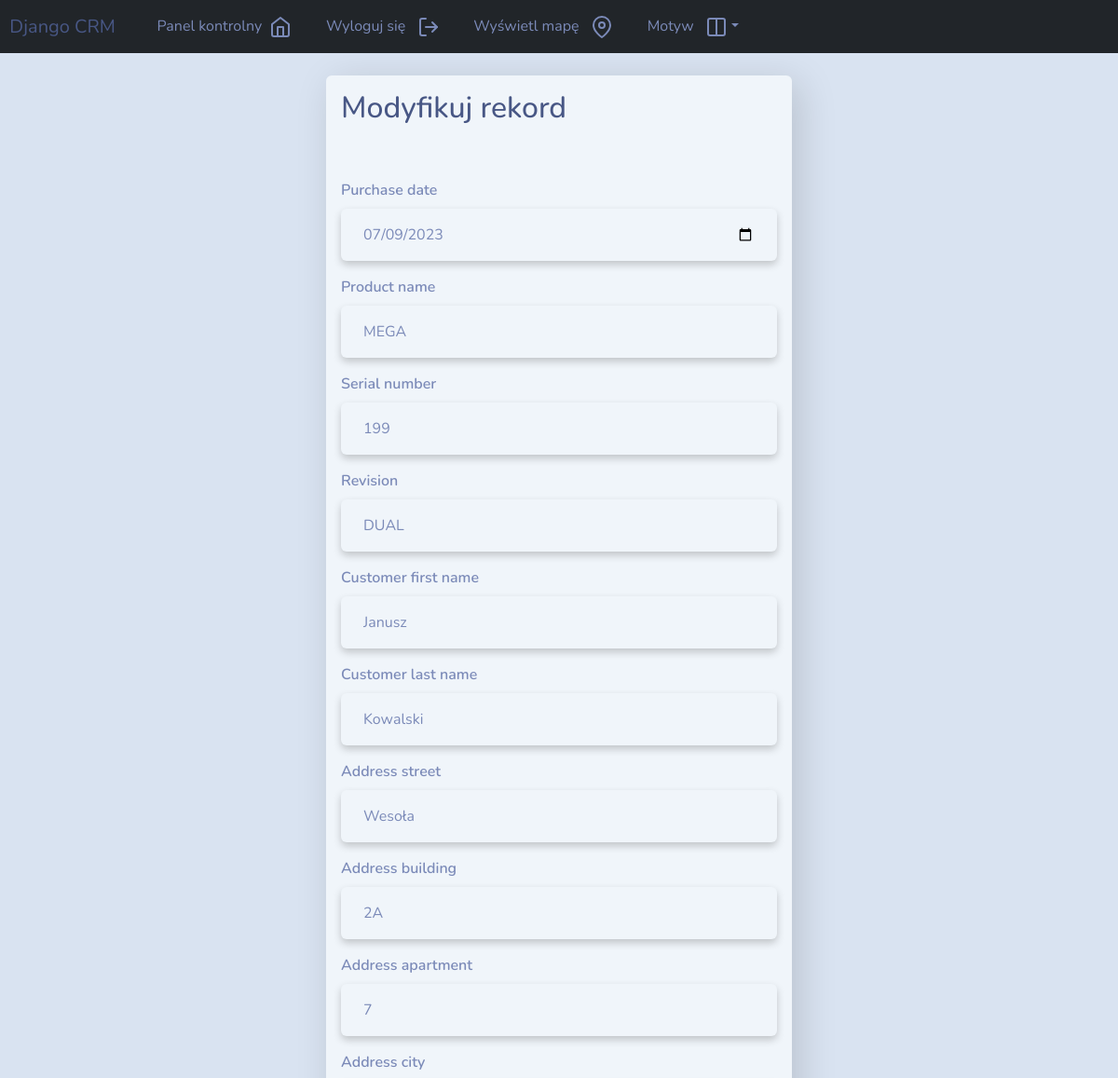
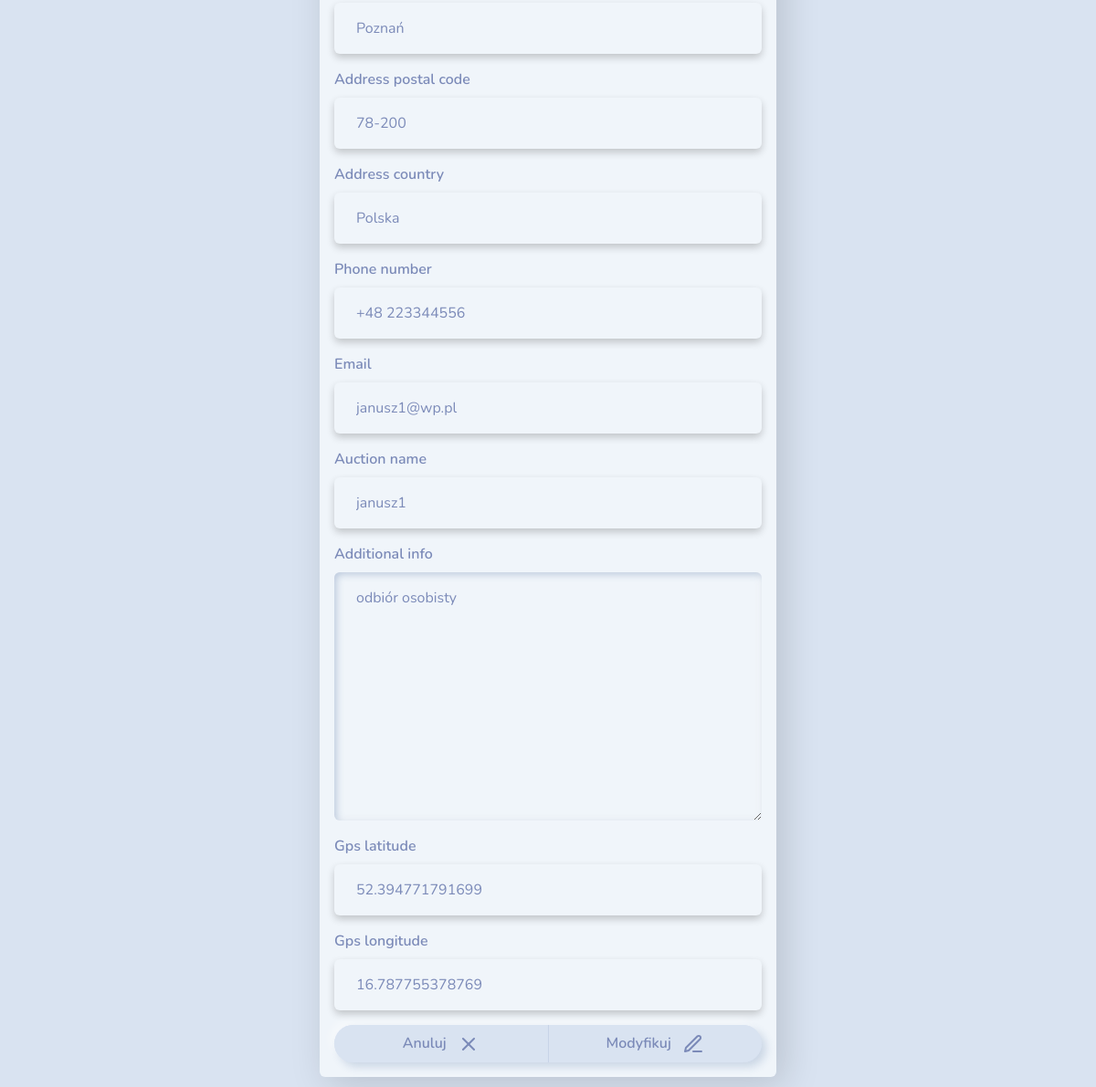
Page /update_record/3 (signed in) on the committed database (2 pictures, top to bottom).
### webapp/models.py (models this page shows, shortened)
class Record(models.Model):
    creation_date = models.DateTimeField(auto_now_add=True)
    purchase_date = models.DateField(blank=True, null=True)  # Allows blank and NULL
    product_name = models.CharField(max_length=100, blank=True)  # Allows blank
    serial_number = models.CharField(max_length=100, blank=True)  # Allows blank
    revision = models.CharField(max_length=100, blank=True)  # Allows blank
    customer_first_name = models.CharField(max_length=100, blank=True)  # Allows blank
    customer_last_name = models.CharField(max_length=100, blank=True)  # Allows blank
    address_street = models.CharField(max_length=100, blank=True)  # Allows blank
    address_building = models.CharField(max_length=100, blank=True)  # Allows blank
    address_apartment = models.CharField(max_length=100, blank=True)  # Allows blank
    address_city = models.CharField(max_length=100, blank=True)  # Allows blank
    address_postal_code = models.CharField(max_length=100, blank=True)  # Allows blank
    address_country = models.CharField(max_length=100, blank=True)  # Allows blank
    phone_number = models.CharField(max_length=100, blank=True)  # Allows blank
    email = models.EmailField(max_length=100, blank=True)  # Allows blank
    auction_name = models.CharField(max_length=100, blank=True)  # Allows blank
    additional_info = models.TextField(max_length=1000, blank=True)  # Allows blank
    gps_latitude = models.FloatField(null=True, blank=True)  # Allows NULL and blank
    gps_longitude = models.FloatField(null=True, blank=True)  # Allows NULL and blank

### webapp/views.py (the view)
# urls.py: path('update_record/<int:pk>', views.update_record, name='update_record'),
@login_required(login_url='user_login')
def update_record(request, pk):
    record = Record.objects.get(id=pk)
    form = UpdateRecordForm(instance=record)
    if request.method == 'POST':
        form = UpdateRecordForm(request.POST, instance=record)
        if form.is_valid():
            form.save()
            messages.info(request, 'Zmodyfikowałeś rekord!')
            return redirect('dashboard')
    context = {'form': form}
    return render(request, 'webapp/update_record.html', context=context)

### webapp/forms.py
class UpdateRecordForm(forms.ModelForm):
    class Meta:
        model = Record
        fields = ['purchase_date', 'product_name', 'serial_number', 'revision', 'customer_first_name', 'customer_last_name',
                  'address_street', 'address_building', 'address_apartment', 'address_city', 'address_postal_code', 'address_country',
                  'phone_number', 'email', 'auction_name', 'additional_info', 'gps_latitude', 'gps_longitude']
        widgets = {
            'purchase_date': DateInput(attrs={'type': 'date'}),
        }

### webapp/templates/webapp/update_record.html (shortened to what this page needs)
{% extends 'webapp/base.html' %}
{% load crispy_forms_tags %}
{% block content %}
<body>
    <div class="container bg-light shadow-lg p-3 mb-5 rounded form-layout">
        <h2>Modyfikuj rekord</h2>
        <br>
        <form method="POST" autocomplete="off">
            {{form|crispy}}
            <div class="btn-group w-100" role="group">
                <a href="{% url 'dashboard' %}" class="btn btn-secondary w-50 p-2">Anuluj &nbsp&nbsp<i data-feather="x"></i></a>
                <button type="submit" class="btn btn-primary w-50 btn-block p-2">Modyfikuj &nbsp&nbsp<i data-feather="edit-3"></i></a></button>
            </div>
        </form>
    </div>
</body>
{% endblock %}

### static/css/styles.css (style rules this page uses)
.form-layout { border-radius: 20px; width: 500px; }
input[type="text"], input[type="email"], input[type="password"], input[type="number"], input[type="date"], .custom-input-class, textarea { box-shadow: 0 4px 8px 0 rgba(0, 0, 0, 0.2); border: none; }

### rows in the picture
Record: purchase_date "07/09/2023", product_name "MEGA", serial_number "199", revision "DUAL", customer_first_name "Janusz", customer_last_name "Kowalski", address_street "Wesoła", address_building "2A", address_apartment "7", address_city "Poznań", address_postal_code "78-200", address_country "Polska", phone_number "+48 223344556", email "janusz1@wp.pl", auction_name "janusz1", additional_info "odbiór osobisty", gps_latitude "52.394771791699", gps_longitude "16.787755378769"
